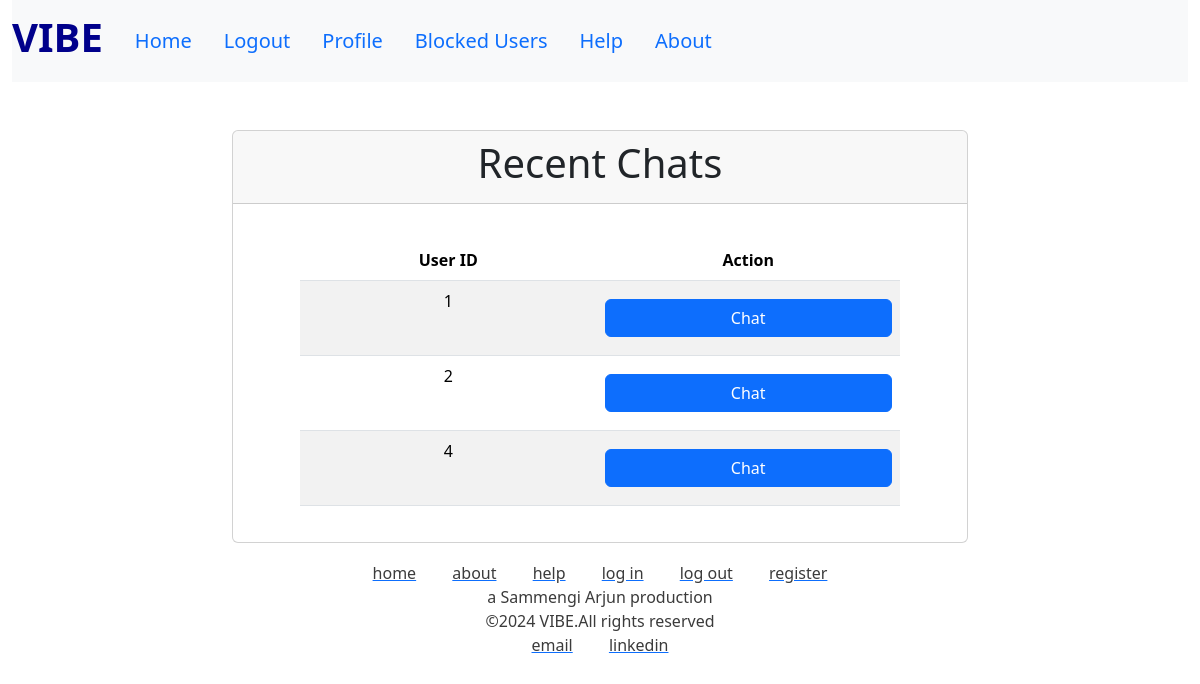
The page /recent_chats/ (signed in) on the database its author committed.
### vibeapp/models.py (models this page shows)
class CustomUser(AbstractUser):
    GENDER_CHOICES = [
        ('M', 'Male'),
        ('F', 'Female'),
        ('O', 'Other'),
    ]
    date_of_birth = models.DateField(null=True, blank=True)
    gender = models.CharField(max_length=1, choices=GENDER_CHOICES, null=True, blank=True)
    class_10_school = models.CharField(max_length=255, null=True, blank=True)
    class_10_passing_year = models.IntegerField(null=True, blank=True)
    class_12_school = models.CharField(max_length=255, null=True, blank=True)
    class_12_passing_year = models.IntegerField(null=True, blank=True)
    college_name = models.CharField(max_length=255, null=True, blank=True)
    expected_graduation_year = models.IntegerField(null=True, blank=True)
    groups = models.ManyToManyField(
        "auth.Group",
        verbose_name="groups",
        blank=True,
        related_name="custom_user_set",
        related_query_name="user",
    )
    user_permissions = models.ManyToManyField(
        "auth.Permission",
        verbose_name="user permissions",
        blank=True,
        related_name="custom_user_set",
        related_query_name="user",
    )

### vibeapp/views.py (the view)
# urls.py: path('recent_chats/', views.recent_chats, name='recent_chats'),
@login_required
def recent_chats(request):
    recent_messages = Message.objects.filter(Q(sender=request.user) | Q(receiver=request.user)).order_by('-timestamp')
    recent_chatted_users = set()
    for message in recent_messages:
        if message.sender == request.user:
            recent_chatted_users.add(message.receiver)
        else:
            recent_chatted_users.add(message.sender)
    return render(request, 'recent_chats.html', {'recent_chatted_users': recent_chatted_users})

### vibeapp/templates/recent_chats.html (shortened to what this page needs)
{% extends 'home.html' %}
{% block body %}
<div class="container mt-5">
    <div class="row justify-content-center">
        <div class="col-md-8">
            <div class="card">
                <div class="card-header text-center">
                    <h1>Recent Chats</h1>
                </div>
                <div class="card-body">
                    <table class="table table-striped">
                        <thead>
                            <tr>
                                <th scope="col" class="text-center">User ID</th>
                                <th scope="col" class="text-center">Action</th>
                            </tr>
                        </thead>
                        <tbody>
                            {% for user in recent_chatted_users %}
                            <tr>
                                <td class="text-center">{{ user.id }}</td>
                                <td class="text-center"><a href="{% url 'chat_with_user' user.id %}" class="btn btn-primary">Chat</a></td>
                            </tr>
                            {% endfor %}
                        </tbody>
                    </table>
                </div>
            </div>
        </div>
    </div>
</div>
{% endblock %}

### vibeapp/templates/home.html (style rules this page uses)
.table { margin: 20px auto; max-width: 600px; text-align: center; }
.btn-primary, .btn-secondary { margin: 10px 0; display: block; width: 100%; }

### rows shown on the page
CustomUser: id "1"
CustomUser: id "2"
CustomUser: id "4"
